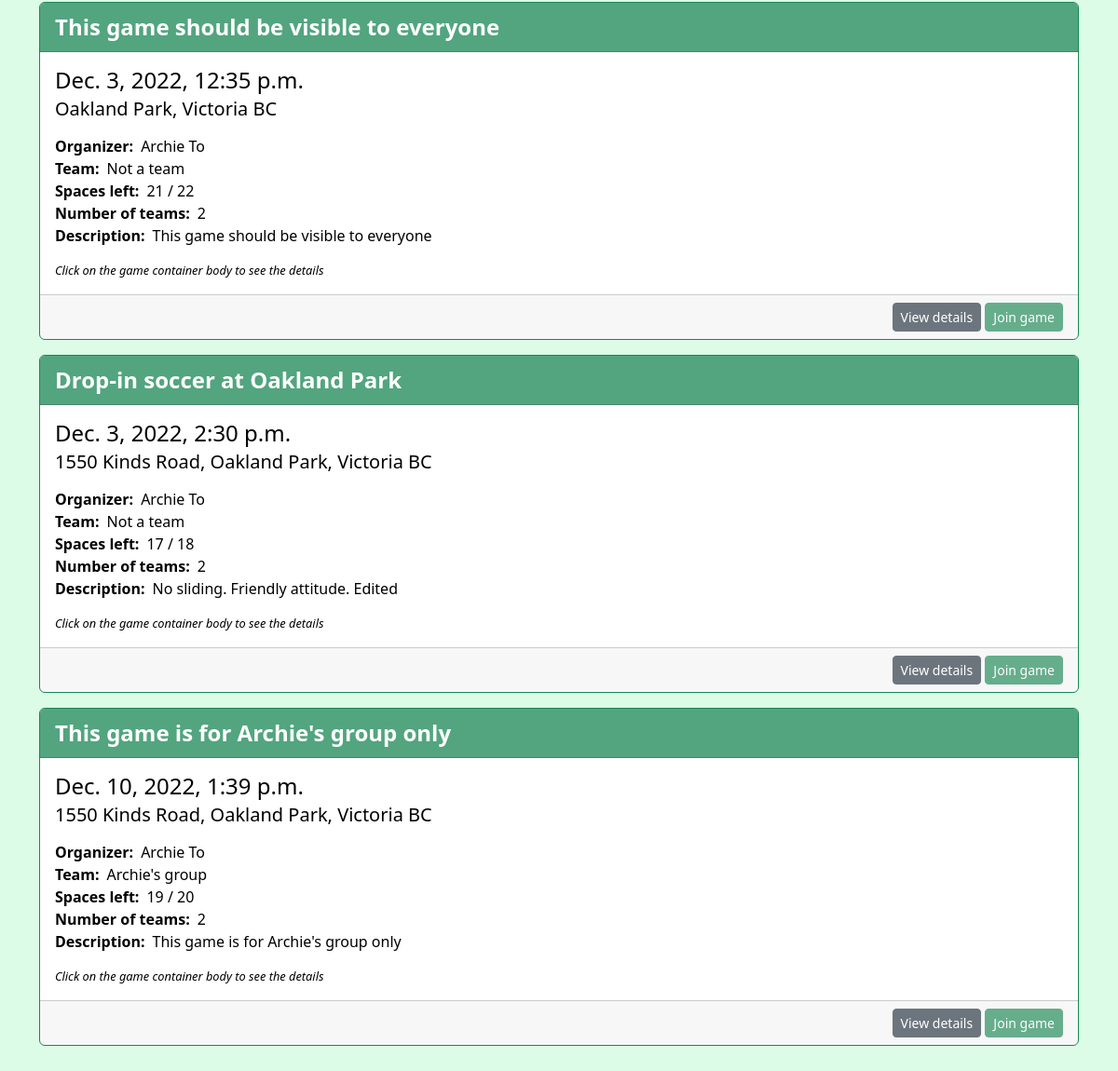
Before: /game (signed in, lower part) with the older database file.
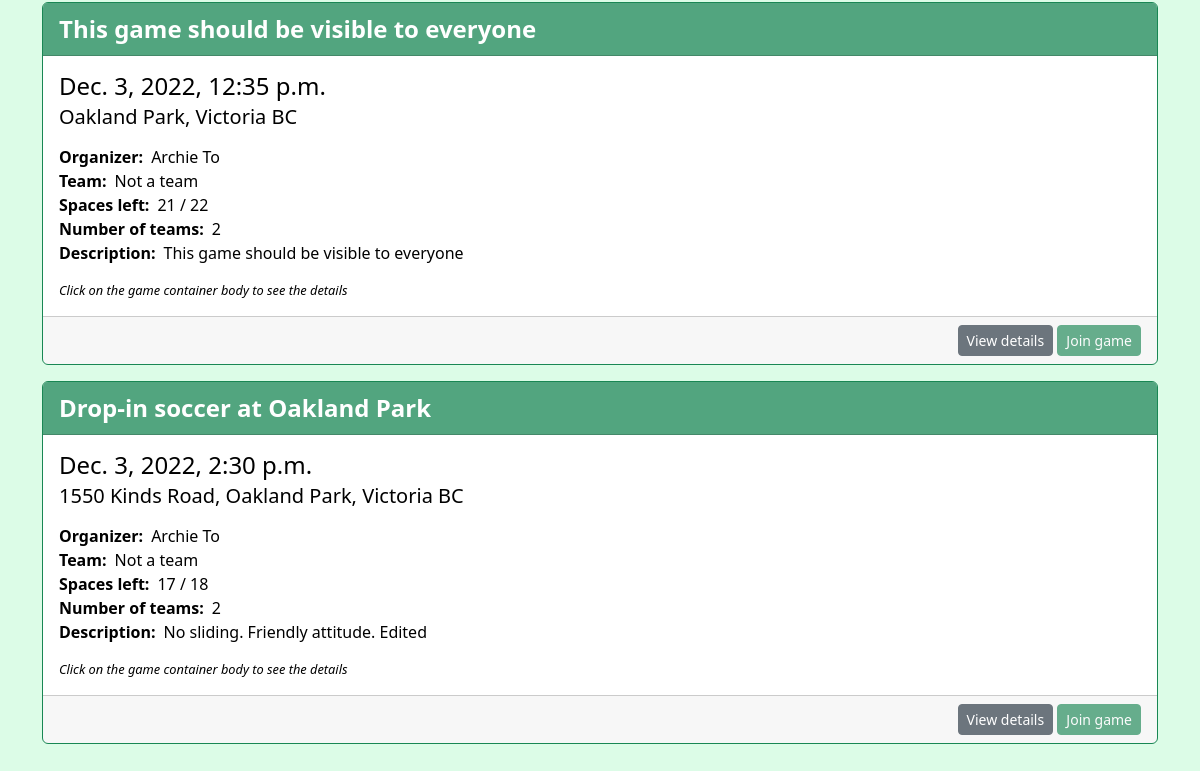
After: the same page with the newer database file.
### soccer/models.py (models this page shows, shortened)
class Game(models.Model):
    name = models.CharField(max_length=50, null=False, blank=False)
    team = models.ForeignKey(Team, on_delete=models.CASCADE, null=True, blank=True)
    organizers = models.ManyToManyField(User)
    date = models.DateTimeField(null=False, blank=False)
    location = models.CharField(max_length=200, null=False, blank=False, default='location')
    max_player_num = models.IntegerField(null=True, blank=True)
    team_num = models.IntegerField(default=2, validators=[MinValueValidator(1), MaxValueValidator(8)])
    visible_to_everyone = models.BooleanField(default=True)
    description = models.CharField(max_length=300, null=False, blank=False)
    class Meta:
        db_table = 'soccer_team_game'
        ordering = ['date']
    def total_players(self):
        players = 0
        for team in self.gameteam_set.all():
            players = players + team.players.count()
        return players
    def get_creator(self):
        return self.organizers.first()
    def get_players(self):
        players = []
        for team in self.gameteam_set.all():
            players.extend(team.players.all())
        return players

class User(models.Model):
    phone_number = models.CharField(max_length=10, null=False, blank=False, validators=[RegexValidator(regex='[0-9]{10}')])
    name = models.CharField(max_length=30, null=False, blank=False)
    last_active = models.DateTimeField(auto_now=True)
    class Meta:
        db_table = 'soccer_user'
        ordering = ['name']
    def __str__(self):
        return self.name
    def get_managed_teams(self):
        teams = []
        for teamadmin in self.teamadmin_set.all():
            teams.append(teamadmin.team)
        return teams

class GameTeam(models.Model):
    players = models.ManyToManyField(User)
    game = models.ForeignKey(Game, on_delete=models.CASCADE, null=False, blank=False)
    team_number = models.IntegerField(null=False, blank=False)
    class Meta:
        db_table = 'soccer_game_team'
        ordering = ['game']

class Team(models.Model):
    name = models.CharField(max_length=50, null=False, blank=False)
    max_member_num = models.IntegerField(null=True, blank=True)
    members = models.ManyToManyField(User)
    description = models.CharField(max_length=300, null=False, blank=False)
    class Meta:
        db_table = 'soccer_team'
        ordering = ['name']

### soccer/views.py (the view)
# urls.py: path('game', views.GamesView.as_view(), name='games'),
class GamesView(ListView):
    model = Game
    template_name = "soccer/games.html"
    context_object_name = "all_games"

### soccer/templatetags/soccer_extras.py (called while the page is built)
@register.filter
def subtract(value, arg):
    return value - arg

### soccer_app/global_contexts.py (called while the page is built, shortened)
def get_user(request):
    user_id = request.session.get('user_id', None)
    name = request.session.get('name')
    phone_number = request.session.get('phone_number')
    return {
        'user': User.objects.get(id=user_id),
        'user_id': user_id,
        'name': name,
        'phone_number': phone_number
    }

### templates/soccer/games.html (shortened to what this page needs)
{% extends 'base.html' %}
{% block content %}
<div class="container mt-150">
    <div class="mt-5 your-games-container">
        {% for game in all_games %}
        {% if user in game.get_players %}
        {% include 'soccer/components/container/game.html' %}
        {% endif %}
        {% endfor %}
    </div>
</div>
{% endblock %}

### templates/soccer/components/container/game.html
{% load soccer_extras %}
<div class="card mt-3 border-success">
    <div class="card-header bg-success bg-opacity-75 text-white fw-semibold fs-4">
        {{ game.name }}
    </div>
    <a class="text-black" style="text-decoration: none;" href="/game/{{game.id}}">
        <div class="card-body game-body">
            <h4 class="card-title">{{ game.date }}</h4>
            <h5 class="card-subtitle">{{ game.location }}</h5>
            <div class="card-text mt-3">
                <div><strong class="me-2">Organizer:</strong>{{ game.get_creator }}</div>
                <div><strong class="me-2">Team:</strong>{% if game.team %}{{ game.team.name }}{% else %}Not a team{% endif %}</div>
                <div><strong class="me-2">Spaces left:</strong>{{ game.max_player_num|subtract:game.total_players }} / {{game.max_player_num}}</div>
                <div><strong class="me-2">Number of teams:</strong>{{ game.team_num }}</div>
                <div><strong class="me-2">Description:</strong>{{ game.description }}</div>
                <div class="mt-3 fst-italic helper-text">Click on the game container body to see the details</div>
            </div>
        </div>
    </a>
    <div class="card-footer">
        <div class="w-fit ms-auto">
            {% if request.path == '/' %}
            <button type="button" class="btn btn-danger btn-sm" data-bs-toggle="modal" data-bs-target="#deleteGame{{ game.id }}ConfirmationModal">Delete game</button>
            <button type="button" class="btn btn-primary btn-sm" data-bs-toggle="modal" data-bs-target="#editGame{{ game.id }}FormModal">Edit game</button>
            {% else %}
            <a href="/game/{{ game.id }}" type="button" class="btn btn-secondary btn-sm">View details</a>
            <a href="/join_game/{{ game.id }}" type="button" class="btn btn-success btn-sm {% if user in game.get_players %}disabled{% endif %}">Join game</a>
            {% endif %}
        </div>
    </div>
</div>

Changed rows visible on the page:
removed Game: name "This game is for Archie's group only", date "Dec. 10, 2022, 1:39 p.m.", location "1550 Kinds Road, Oakland Park, Victoria BC", get_creator "Archie To", team.name "Archie's group", max_player_num|subtract "19", max_player_num "20", team_num "2", description "This game is for Archie's group only"
